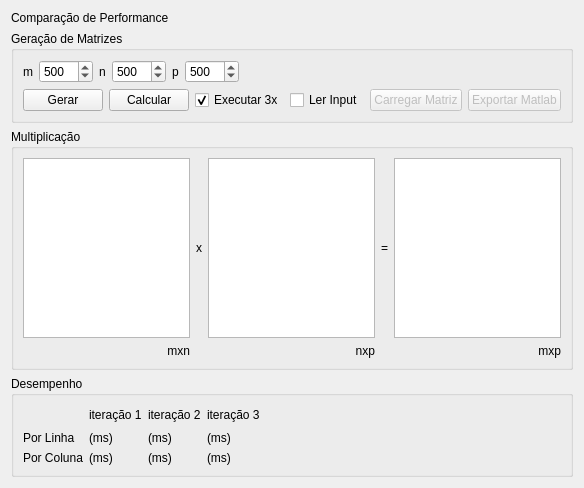
<?xml version="1.0" encoding="UTF-8"?>
<ui version="4.0">
 <class>PerformanceTab</class>
 <widget class="QWidget" name="PerformanceTab">
  <property name="geometry">
   <rect>
    <x>0</x>
    <y>0</y>
    <width>579</width>
    <height>488</height>
   </rect>
  </property>
  <property name="windowTitle">
   <string>Form</string>
  </property>
  <layout class="QVBoxLayout" name="verticalLayout">
   <item>
    <widget class="QLabel" name="label">
     <property name="text">
      <string>Comparação de Performance</string>
     </property>
    </widget>
   </item>
   <item>
    <widget class="QGroupBox" name="groupBox">
     <property name="title">
      <string>Geração de Matrizes</string>
     </property>
     <layout class="QVBoxLayout" name="verticalLayout_2">
      <item>
       <layout class="QHBoxLayout" name="horizontalLayout_2">
        <item>
         <widget class="QLabel" name="label_2">
          <property name="text">
           <string>m</string>
          </property>
         </widget>
        </item>
        <item>
         <widget class="QSpinBox" name="m_spinBox">
          <property name="minimum">
           <number>1</number>
          </property>
          <property name="maximum">
           <number>9999</number>
          </property>
          <property name="value">
           <number>500</number>
          </property>
         </widget>
        </item>
        <item>
         <widget class="QLabel" name="label_3">
          <property name="text">
           <string>n</string>
          </property>
         </widget>
        </item>
        <item>
         <widget class="QSpinBox" name="n_spinBox">
          <property name="minimum">
           <number>1</number>
          </property>
          <property name="maximum">
           <number>9999</number>
          </property>
          <property name="value">
           <number>500</number>
          </property>
         </widget>
        </item>
        <item>
         <widget class="QLabel" name="label_4">
          <property name="text">
           <string>p</string>
          </property>
         </widget>
        </item>
        <item>
         <widget class="QSpinBox" name="p_spinBox">
          <property name="minimum">
           <number>1</number>
          </property>
          <property name="maximum">
           <number>9999</number>
          </property>
          <property name="value">
           <number>500</number>
          </property>
         </widget>
        </item>
        <item>
         <spacer name="horizontalSpacer">
          <property name="orientation">
           <enum>Qt::Horizontal</enum>
          </property>
          <property name="sizeHint" stdset="0">
           <size>
            <width>40</width>
            <height>20</height>
           </size>
          </property>
         </spacer>
        </item>
       </layout>
      </item>
      <item>
       <layout class="QHBoxLayout" name="horizontalLayout">
        <item>
         <widget class="QPushButton" name="generate_pushButton">
          <property name="text">
           <string>Gerar</string>
          </property>
         </widget>
        </item>
        <item>
         <widget class="QPushButton" name="calculate_pushButton">
          <property name="text">
           <string>Calcular</string>
          </property>
         </widget>
        </item>
        <item>
         <widget class="QCheckBox" name="three_times_checkBox">
          <property name="text">
           <string>Executar 3x</string>
          </property>
          <property name="checked">
           <bool>true</bool>
          </property>
         </widget>
        </item>
        <item>
         <widget class="QCheckBox" name="read_checkBox">
          <property name="text">
           <string>Ler Input</string>
          </property>
         </widget>
        </item>
        <item>
         <widget class="QPushButton" name="pushButton">
          <property name="enabled">
           <bool>false</bool>
          </property>
          <property name="text">
           <string>Carregar Matriz</string>
          </property>
         </widget>
        </item>
        <item>
         <widget class="QPushButton" name="pushButton_2">
          <property name="enabled">
           <bool>false</bool>
          </property>
          <property name="text">
           <string>Exportar Matlab</string>
          </property>
         </widget>
        </item>
        <item>
         <spacer name="horizontalSpacer_2">
          <property name="orientation">
           <enum>Qt::Horizontal</enum>
          </property>
          <property name="sizeHint" stdset="0">
           <size>
            <width>40</width>
            <height>20</height>
           </size>
          </property>
         </spacer>
        </item>
       </layout>
      </item>
     </layout>
    </widget>
   </item>
   <item>
    <widget class="QGroupBox" name="groupBox_2">
     <property name="title">
      <string>Multiplicação</string>
     </property>
     <layout class="QGridLayout" name="gridLayout">
      <item row="0" column="1">
       <widget class="QLabel" name="label_5">
        <property name="text">
         <string>x</string>
        </property>
       </widget>
      </item>
      <item row="0" column="0">
       <widget class="QTableWidget" name="A_tableWidget">
        <property name="rowCount">
         <number>0</number>
        </property>
        <property name="columnCount">
         <number>0</number>
        </property>
        <attribute name="horizontalHeaderDefaultSectionSize">
         <number>60</number>
        </attribute>
        <attribute name="horizontalHeaderHighlightSections">
         <bool>false</bool>
        </attribute>
        <attribute name="horizontalHeaderMinimumSectionSize">
         <number>60</number>
        </attribute>
        <attribute name="verticalHeaderDefaultSectionSize">
         <number>30</number>
        </attribute>
        <attribute name="verticalHeaderHighlightSections">
         <bool>false</bool>
        </attribute>
        <attribute name="verticalHeaderMinimumSectionSize">
         <number>30</number>
        </attribute>
       </widget>
      </item>
      <item row="0" column="4">
       <widget class="QTableWidget" name="C_tableWidget">
        <property name="editTriggers">
         <set>QAbstractItemView::NoEditTriggers</set>
        </property>
        <property name="rowCount">
         <number>0</number>
        </property>
        <property name="columnCount">
         <number>0</number>
        </property>
        <attribute name="horizontalHeaderDefaultSectionSize">
         <number>60</number>
        </attribute>
        <attribute name="horizontalHeaderHighlightSections">
         <bool>false</bool>
        </attribute>
        <attribute name="horizontalHeaderMinimumSectionSize">
         <number>60</number>
        </attribute>
        <attribute name="verticalHeaderDefaultSectionSize">
         <number>30</number>
        </attribute>
        <attribute name="verticalHeaderHighlightSections">
         <bool>false</bool>
        </attribute>
        <attribute name="verticalHeaderMinimumSectionSize">
         <number>30</number>
        </attribute>
       </widget>
      </item>
      <item row="0" column="3">
       <widget class="QLabel" name="label_6">
        <property name="text">
         <string>=</string>
        </property>
       </widget>
      </item>
      <item row="0" column="2">
       <widget class="QTableWidget" name="B_tableWidget">
        <property name="rowCount">
         <number>0</number>
        </property>
        <property name="columnCount">
         <number>0</number>
        </property>
        <attribute name="horizontalHeaderDefaultSectionSize">
         <number>60</number>
        </attribute>
        <attribute name="horizontalHeaderHighlightSections">
         <bool>false</bool>
        </attribute>
        <attribute name="horizontalHeaderMinimumSectionSize">
         <number>60</number>
        </attribute>
        <attribute name="verticalHeaderDefaultSectionSize">
         <number>30</number>
        </attribute>
        <attribute name="verticalHeaderHighlightSections">
         <bool>false</bool>
        </attribute>
        <attribute name="verticalHeaderMinimumSectionSize">
         <number>30</number>
        </attribute>
       </widget>
      </item>
      <item row="1" column="0">
       <widget class="QLabel" name="label_11">
        <property name="text">
         <string>mxn</string>
        </property>
        <property name="alignment">
         <set>Qt::AlignRight|Qt::AlignTrailing|Qt::AlignVCenter</set>
        </property>
       </widget>
      </item>
      <item row="1" column="2">
       <widget class="QLabel" name="label_12">
        <property name="text">
         <string>nxp</string>
        </property>
        <property name="alignment">
         <set>Qt::AlignRight|Qt::AlignTrailing|Qt::AlignVCenter</set>
        </property>
       </widget>
      </item>
      <item row="1" column="4">
       <widget class="QLabel" name="label_13">
        <property name="text">
         <string>mxp</string>
        </property>
        <property name="alignment">
         <set>Qt::AlignRight|Qt::AlignTrailing|Qt::AlignVCenter</set>
        </property>
       </widget>
      </item>
     </layout>
    </widget>
   </item>
   <item>
    <widget class="QGroupBox" name="groupBox_3">
     <property name="title">
      <string>Desempenho</string>
     </property>
     <layout class="QGridLayout" name="gridLayout_2">
      <item row="2" column="1">
       <widget class="QLabel" name="col_label">
        <property name="text">
         <string>(ms)</string>
        </property>
       </widget>
      </item>
      <item row="1" column="0">
       <widget class="QLabel" name="label_7">
        <property name="text">
         <string>Por Linha</string>
        </property>
       </widget>
      </item>
      <item row="1" column="1">
       <widget class="QLabel" name="row_label">
        <property name="text">
         <string>(ms)</string>
        </property>
       </widget>
      </item>
      <item row="1" column="2">
       <widget class="QLabel" name="row2_label">
        <property name="text">
         <string>(ms)</string>
        </property>
       </widget>
      </item>
      <item row="1" column="3">
       <widget class="QLabel" name="row3_label">
        <property name="text">
         <string>(ms)</string>
        </property>
       </widget>
      </item>
      <item row="2" column="2">
       <widget class="QLabel" name="col2_label">
        <property name="text">
         <string>(ms)</string>
        </property>
       </widget>
      </item>
      <item row="2" column="3">
       <widget class="QLabel" name="col3_label">
        <property name="text">
         <string>(ms)</string>
        </property>
       </widget>
      </item>
      <item row="0" column="3">
       <widget class="QLabel" name="label_14">
        <property name="text">
         <string>iteração 3</string>
        </property>
       </widget>
      </item>
      <item row="0" column="1">
       <widget class="QLabel" name="label_9">
        <property name="text">
         <string>iteração 1</string>
        </property>
       </widget>
      </item>
      <item row="0" column="2">
       <widget class="QLabel" name="label_10">
        <property name="text">
         <string>iteração 2</string>
        </property>
       </widget>
      </item>
      <item row="2" column="0">
       <widget class="QLabel" name="label_8">
        <property name="text">
         <string>Por Coluna</string>
        </property>
       </widget>
      </item>
      <item row="0" column="4">
       <spacer name="horizontalSpacer_3">
        <property name="orientation">
         <enum>Qt::Horizontal</enum>
        </property>
        <property name="sizeHint" stdset="0">
         <size>
          <width>40</width>
          <height>20</height>
         </size>
        </property>
       </spacer>
      </item>
     </layout>
    </widget>
   </item>
  </layout>
 </widget>
 <resources/>
 <connections/>
</ui>
